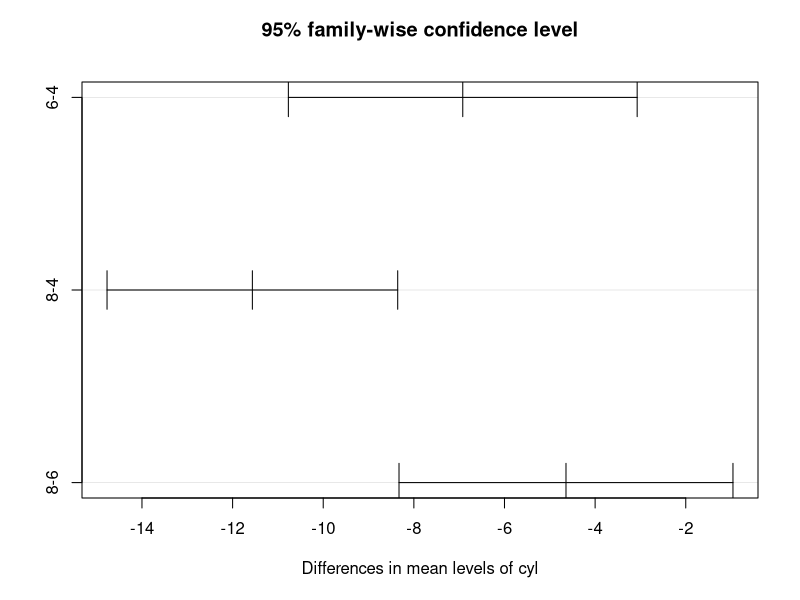
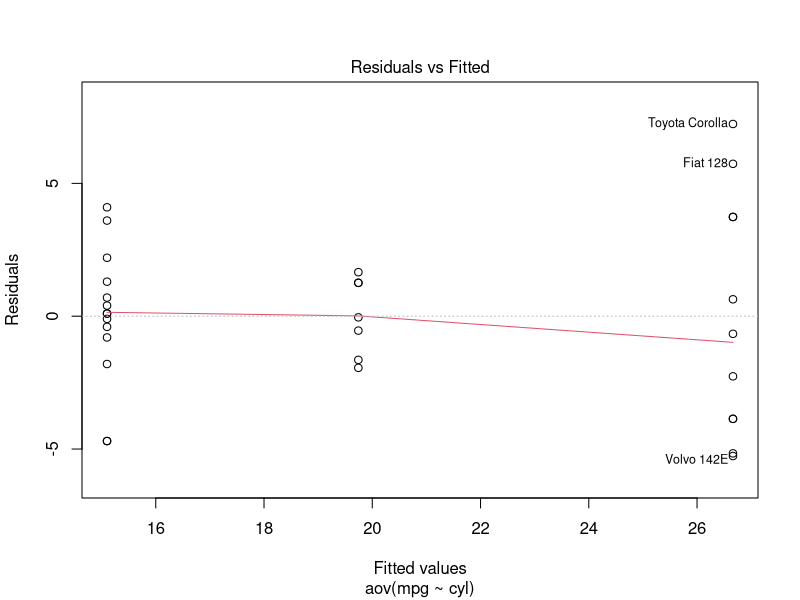
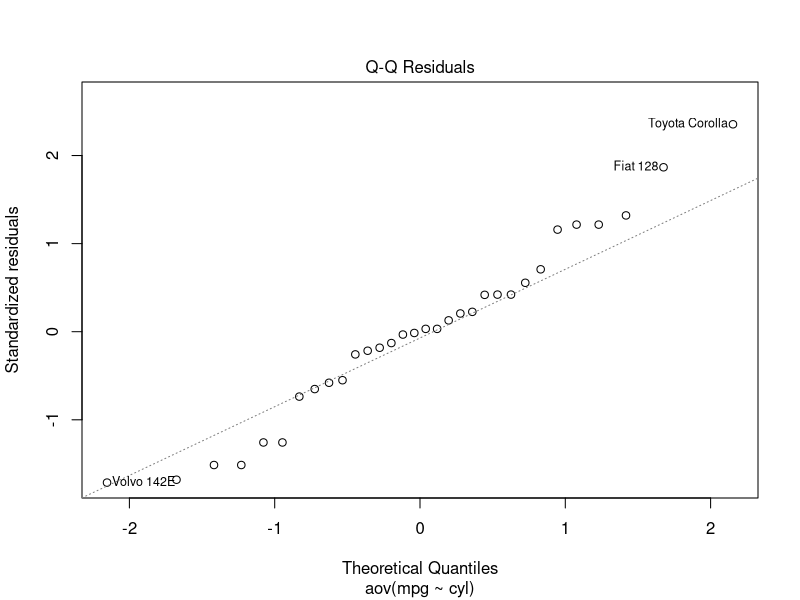
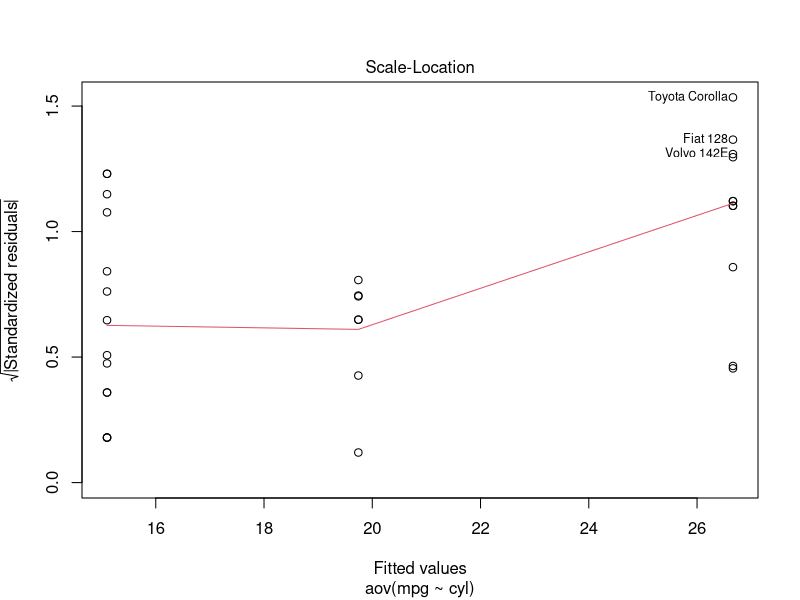
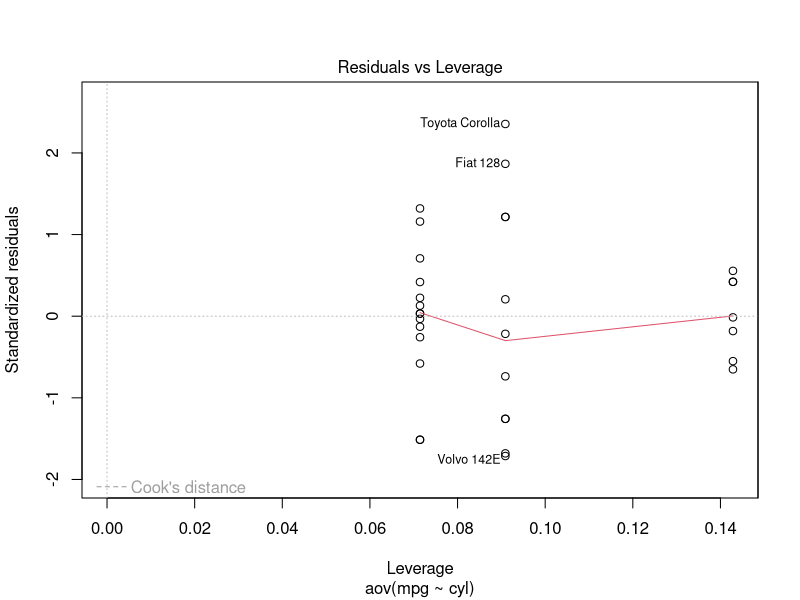
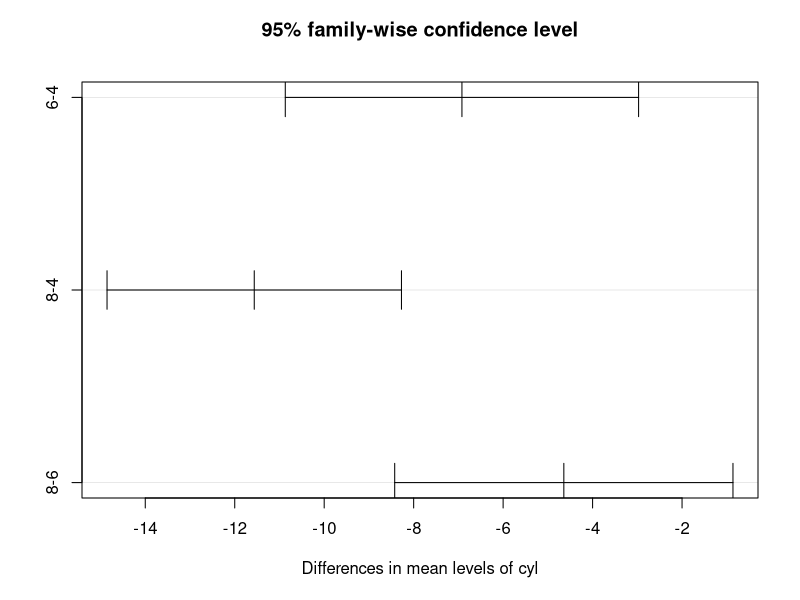
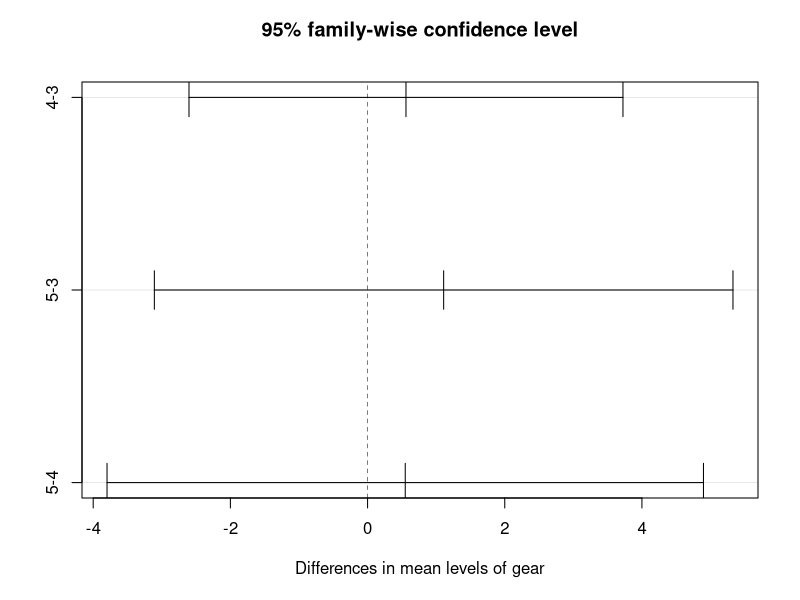
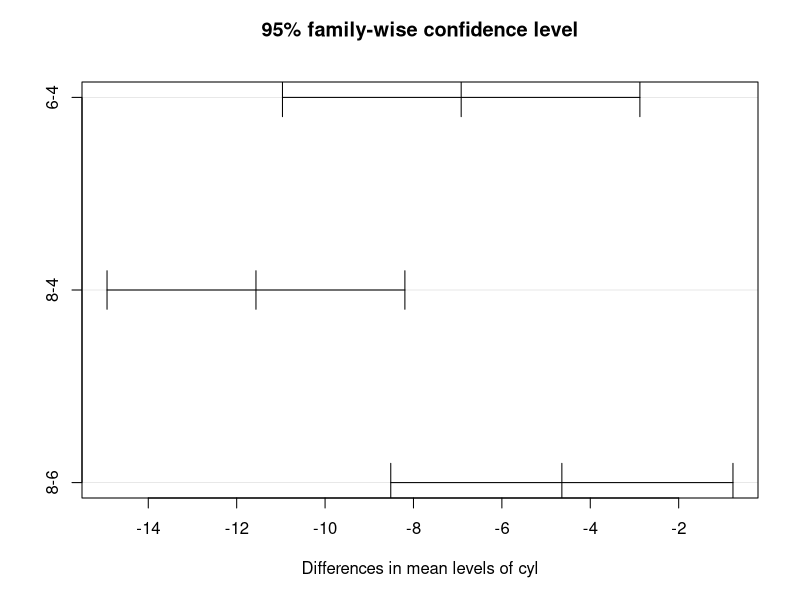

Write the R code that produced these figures, in order.
library(tidyverse)

## One-way

# Estimation

(df <- mtcars[, c(1, 8, 9, 2, 10, 3, 4, 6)])
df$cyl <- factor(df$cyl)
str(df)

(aov <- aov(mpg ~ cyl, df))

summary(aov)
summary.lm(aov)

model.tables(aov, type = "mean")
model.tables(aov, type = "effects")

TukeyHSD(aov)
plot(TukeyHSD(aov))

# Post hoc Analysis

plot(aov)

shapiro.test(df$mpg)

bartlett.test(mpg ~ cyl, df)
fligner.test(mpg ~ cyl, df)

oneway.test(mpg ~ cyl, df)

## Two-way

# Estimation

df$gear <- factor(df$gear)

aov1 <- aov(mpg ~ cyl + gear, df)
summary(aov1)
summary.lm(aov1)

model.tables(aov1, type = "mean")
model.tables(aov1, type = "effects")

TukeyHSD(aov1)
plot(TukeyHSD(aov1))

aov2 <- aov(mpg ~ cyl * gear, df)
summary(aov2)
summary.lm(aov2)

model.tables(aov2, type = "mean")
model.tables(aov2, type = "effects")

TukeyHSD(aov2)
plot(TukeyHSD(aov2))

anova(aov1, aov2)

# Post hoc Analysis

plot(aov2)

shapiro.test(df$mpg)

bartlett.test(mpg ~ cyl, df)
fligner.test(mpg ~ cyl, df)

bartlett.test(mpg ~ gear, df)
fligner.test(mpg ~ gear, df)

## ANCOVA

aov3 <- aov(mpg ~ cyl + gear + disp, df)
summary(aov3)
summary.lm(aov3)

ols3 <- lm(mpg ~ cyl + gear + disp, df)
anova(ols3)
summary(ols3)

## MANOVA

y <- cbind(df$mpg, df$hp)

aov4 <- manova(y ~ cyl + gear + disp, df)
summary(aov4)
summary.lm(aov4)

rm(list=ls())
